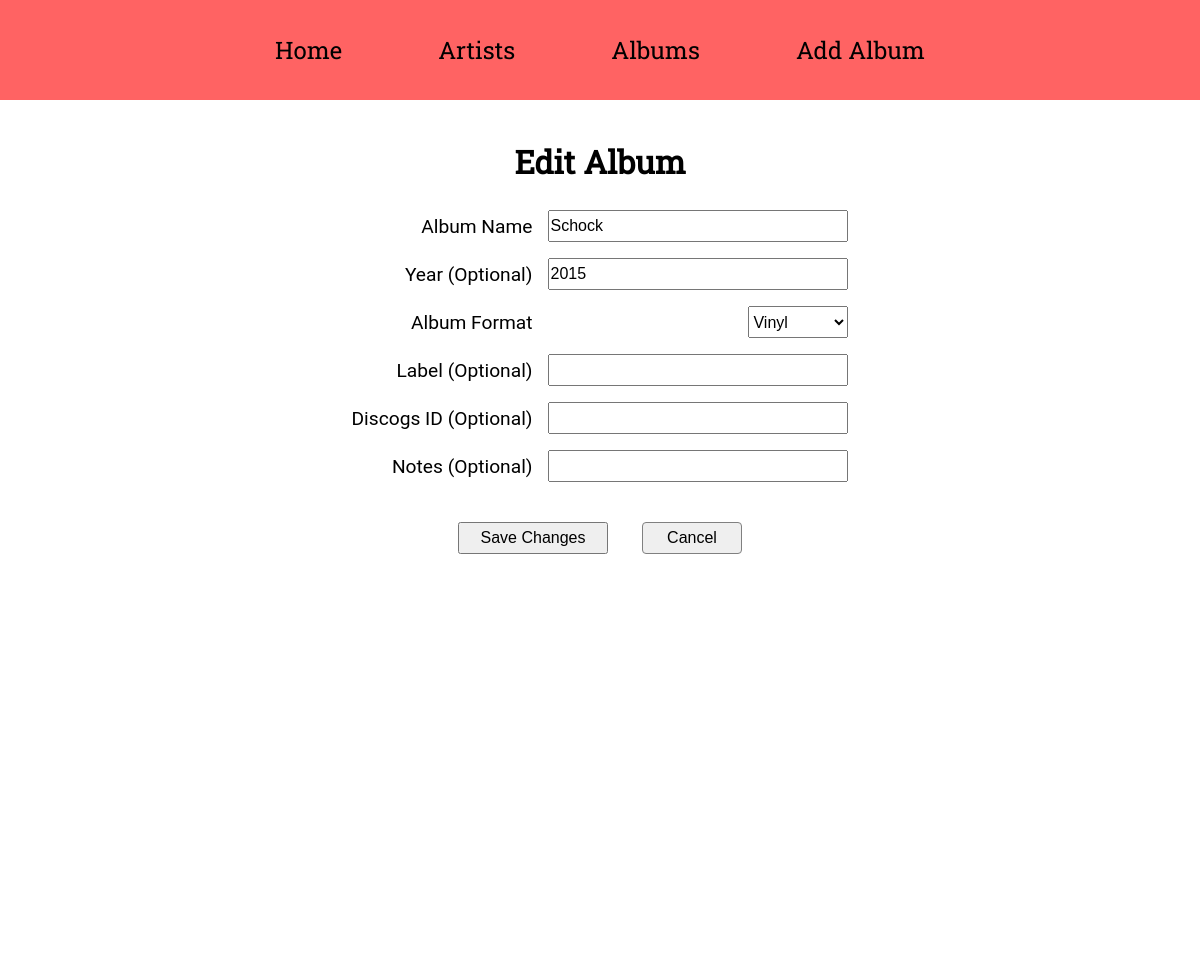
The page /edit_album/3 on the database as committed earlier.
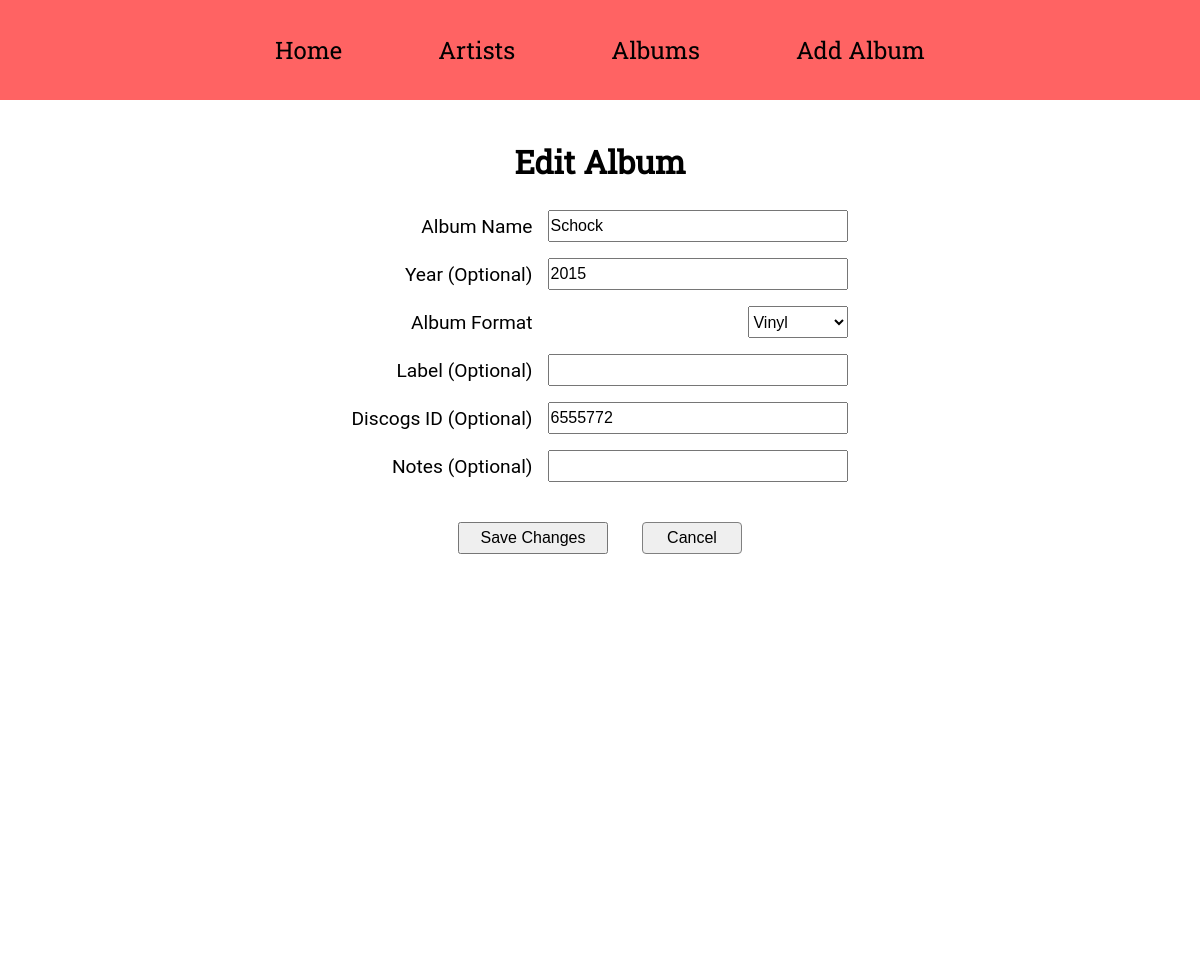
The same page on the database as committed later.
### app/models.py (models this page shows)
class Album(db.Model):
    __tablename__ = "album"
    id: so.Mapped[int] = so.mapped_column(primary_key=True)
    discogs_id: so.Mapped[Optional[int]] = so.mapped_column(sa.Integer, unique=True)
    title: so.Mapped[str] = so.mapped_column(sa.String(64), index=True)
    year: so.Mapped[Optional[int]] = so.mapped_column(sa.SmallInteger)
    format: so.Mapped[AlbumFormat] = so.mapped_column(
        sa.Enum(AlbumFormat, name="album_format")
    )
    label: so.Mapped[Optional[str]] = so.mapped_column(sa.String(64))
    cover_path: so.Mapped[Optional[str]] = so.mapped_column(sa.String(128))
    notes: so.Mapped[Optional[str]] = so.mapped_column(sa.String(256))
    artist_id: so.Mapped[int] = so.mapped_column(sa.ForeignKey(Artist.id), index=True)
    artist: so.Mapped["Artist"] = so.relationship(back_populates="albums")
    tracks: so.Mapped[list["Track"]] = so.relationship(
        back_populates="album", cascade="all, delete-orphan"
    )
    genres: so.Mapped[list["Genre"]] = so.relationship(
        secondary=album_genres, back_populates="albums"
    )

### app/main/routes.py (the view, shortened to what this page needs)
@bp.route("/edit_album/<int:album_id>", methods=["GET", "POST"])
def edit_album(album_id):
    album = db.session.scalar(sa.select(Album).where(Album.id == album_id))
    if not album:
        flash("Album not found.")
        return redirect(url_for("main.albums"))
    form = EditAlbumForm(obj=album)
    return render_template("edit_album.html", title=album.title, form=form, album=album)

### app/main/forms.py
class EditAlbumForm(FlaskForm):
    title = StringField("Album Name", validators=[DataRequired(), Length(max=64)])
    year = IntegerField("Year (Optional)", validators=[Optional()])
    format = SelectField(
        "Album Format",
        choices=[("vinyl", "Vinyl"), ("cd", "CD"), ("digital", "Digital")],
        validators=[DataRequired()],
    )
    label = StringField("Label (Optional)", validators=[Length(max=64)])
    discogs_id = IntegerField("Discogs ID (Optional)", validators=[Optional()])
    notes = StringField("Notes (Optional)", validators=[Length(max=256)])
    submit = SubmitField("Save Changes")

### app/templates/edit_album.html (shortened to what this page needs)
{% extends "base.html" %}
{% block content %}
<div class="edit-album">
    <div class="edit-album-page">
        <h1>Edit Album</h1><br>
        <form class="edit-album-form" action="" method="post">
            <table class="edit-album-form-table">
                <tr>
                    <td>{{ form.title.label }}</td>
                    <td>{{ form.title }}</td>
                </tr>
                <tr>
                    <td>{{ form.year.label }}</td>
                    <td>{{ form.year }}</td>
                </tr>
                <tr>
                    <td>{{ form.format.label }}</td>
                    <td>{{ form.format }}</td>
                </tr>
                <tr>
                    <td>{{ form.label.label }}</td>
                    <td>{{ form.label }}</td>
                </tr>
                <tr>
                    <td>{{ form.discogs_id.label }}</td>
                    <td>{{ form.discogs_id }}</td>
                </tr>
                <tr>
                    <td>{{ form.notes.label }}</td>
                    <td>{{ form.notes }}</td>
                </tr>
            </table>
            <p>
                {{ form.submit() }}
                <button type="button" class="cancel-button"><a href="{{ url_for('main.album_details', album_id=album.id) }}">Cancel</a></button>
            </p>
        </form>
    </div>
</div>
{% endblock %}

Rows that differ between the two databases and show on the page:
changed Album "Schock": discogs_id (not shown) → "6555772"
